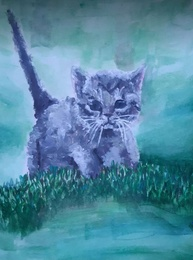
%> input picture lab07_k-means - pixel-classification/input/cat.JPG, 193 x 260 px, shrunk from 515 x 695 before the run
$ octave BlurTest.m   (GNU Octave 9; MATLAB toolbox functions it lacks are replaced by stand-ins)
%> lines starting %> are read from the running program, lines starting %| are printed output that depends on the picture
%> further down, I is the input picture: size 260x193x3 uint8; mean R, G, B 82, 136.5, 161.6
### lab07_k-means - pixel-classification/myBlurImg.m
function [OUT] = myBlurImg(I,w)
%> called with w = 10
    OUT = I;
    if w <= 0
        return;
    end

    I = padarray(I, [w,w], 'replicate');
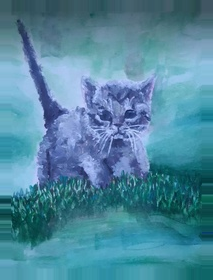
%> I: size 280x213x3 uint8; mean R, G, B 79.3, 135.2, 158.6

    for i = 1+w : size(I,1)-w
        for j = 1+w : size(I,2)-w
            OUT(i-w,j-w,:) = (mean(mean( I(i-w:i+w, j-w:j+w, :))));
        end
    end
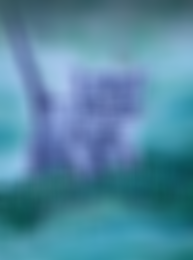
%> OUT: size 260x193x3 uint8; mean R, G, B 82, 136.4, 161.5
end

### lab07_k-means - pixel-classification/BlurTest.m
clear; close all; clc;

%I = imread('input/duck.jpg');
%I = imread('input/pine.jpg');
I = imread('input/cat.jpg');

subplot(121); imshow(I);
I = myBlurImg(I,10);
subplot(122); imshow(I);

%imshow(I);

$ run again, with lab07_k-means - pixel-classification/input/Hoci.jpg copied over lab07_k-means - pixel-classification/input/cat.JPG
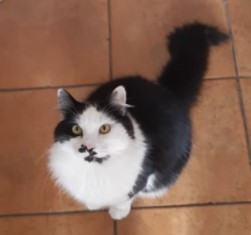
%> input picture lab07_k-means - pixel-classification/input/Hoci.jpg, 251 x 235 px
%> I is the input picture: size 235x251x3 uint8; mean R, G, B 134.5, 100.3, 83.8
%> in myBlurImg, `I = padarray(I, [w,w], 'replicate');`:
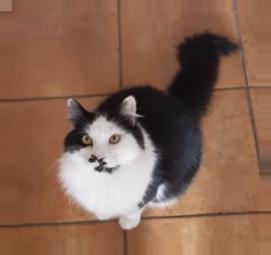
%> I: size 255x271x3 uint8; mean R, G, B 136.3, 100.2, 82.3
%> after the loop in myBlurImg, `for i = 1+w : size(I,1)-w`:
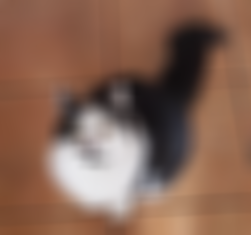
%> OUT: size 235x251x3 uint8; mean R, G, B 134.5, 100.4, 83.8
